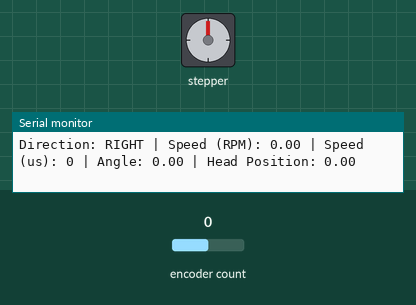
Bench run of a program on a simulated ESP32. On the bench: stepper motor, the last lines printed to the serial monitor. Wiring (inferred from the names in the program): stepper motor driver (400 steps per turn assumed): step GPIO 15; direction GPIO 2; enable GPIO 4. Inputs (shaded band) come from the test bench; at power-on: encoder count 0.

Above: at 2.2 s.
2.3 s: encoder count set to -1
At 2.45 s:
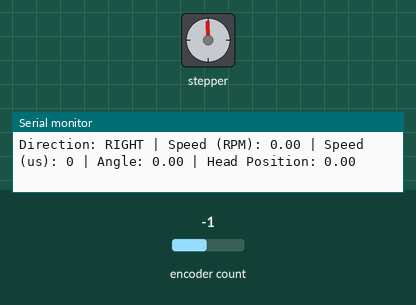
At 3.05 s:
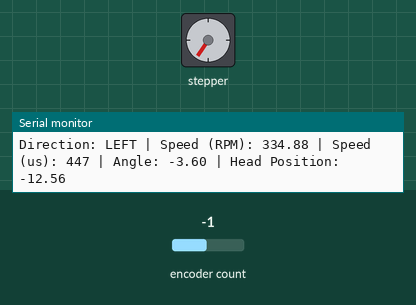
5.3 s: encoder count set to -2
8.3 s: encoder count set to -3
At 9.6 s:
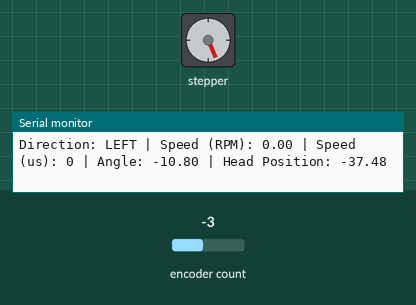
Timing chart, 0 to 11.3 s (numbered marks = the images above; inputs shaded):
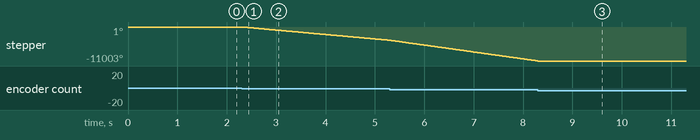

Measured:
- after the input at 2.3 s, stepper: keeps turning counter-clockwise at about 1437°/s, starting at once
- after the input at 8.3 s, stepper: stops changing and stays -11003°

The program:

main.cpp
```cpp
#include <Arduino.h>
#include <Encoder.h>
#include <esp32-hal-gpio.h>
#include <math.h>

// Define the pins connected to the encoder
#define ENCODER_PIN_A 5
#define ENCODER_PIN_B 19

// Define the pins connected to the stepper driver
#define PUL_PIN 15  // Pulse pin (D15 on Mega or A1 on Uno)
#define DIR_PIN 2   // Direction pin (D2)
#define ENA_PIN 4   // Enable pin (D4)

#define LEFT 1
#define RIGHT 2

// Constants
const int steps_per_rev = 400;
const float max_rpm = 800;
const int max_angle = 30;
const float rod_length = 200.0;  // Length of the rod in mm

unsigned long lastPrintTime = 0;

class MotorController {
public:
    MotorController(int pulPin, int dirPin, int enaPin)
        : pulPin(pulPin), dirPin(dirPin), enaPin(enaPin), currentDirection(LEFT), speed_us(5000) {}

    void setup() {
        pinMode(pulPin, OUTPUT);
        pinMode(dirPin, OUTPUT);
        pinMode(enaPin, OUTPUT);
        digitalWrite(enaPin, LOW); // Enable driver
    }

    void setDirection(int dir) {
        if (dir == LEFT) {
            digitalWrite(dirPin, LOW);
        } else {
            digitalWrite(dirPin, HIGH);
        }
        currentDirection = dir;
    }

    void step() {
        if (speed_us > 0) {
            digitalWrite(pulPin, HIGH);
            delayMicroseconds(speed_us / 2);
            digitalWrite(pulPin, LOW);
            delayMicroseconds(speed_us / 2);
        }
    }

    void setSpeed(int speed_us) {
        this->speed_us = speed_us;
    }

    int getCurrentDirection() const {
        return currentDirection;
    }

private:
    int pulPin;
    int dirPin;
    int enaPin;
    int currentDirection;
    int speed_us;
};

class EncoderReader {
public:
    EncoderReader(int stepsPerRev)
        : stepsPerRev(stepsPerRev), encoder(nullptr) {
    }

    ~EncoderReader() {
        delete encoder;
    }

    void setup(int pinA, int pinB) {
        encoder = new Encoder(pinA, pinB);
        encoder->write(0);
    }

    float getAngle() {
        long position = encoder->read();
        float angle = (position % stepsPerRev) * (360.0 / stepsPerRev);
        return angle;
    }

private:
    Encoder* encoder;
    const int stepsPerRev;
};

MotorController motor(PUL_PIN, DIR_PIN, ENA_PIN);
EncoderReader encoder(steps_per_rev);

void setup() {
    Serial.begin(115200);
    delay(1000);

    motor.setup();
    encoder.setup(ENCODER_PIN_A, ENCODER_PIN_B);

    // Debug prints to check pin definitions
    Serial.print("Encoder Pin A: ");
    Serial.println(ENCODER_PIN_A);
    Serial.print("Encoder Pin B: ");
    Serial.println(ENCODER_PIN_B);

    // Install the GPIO ISR service if not already installed
    // if (gpio_install_isr_service(ESP_INTR_FLAG_IRAM) != ESP_OK) {
    //   Serial.println("Failed to install GPIO ISR service");
    // }

    // Check if the encoder object is initialized correctly
    // if (encoder->read() == 0) {
    //   Serial.println("Encoder initialized successfully");
    // } else {
    //   Serial.println("Encoder initialization failed");
    // }

}

void loop() {
    float angle = encoder.getAngle();
    float head_position = rod_length * sin(radians(angle));  // Calculate the head position of the rod
    float speed_rpm;

    if (abs(head_position) > max_angle) {
        speed_rpm = 0;
    } else {
        speed_rpm = max_rpm * (abs(head_position) / max_angle);
    }

    // Convert RPM to microseconds per step
    long speed_us = ( 0.0 < speed_rpm && speed_rpm < max_rpm ) ? (60.0 * 1000000.0 / (speed_rpm * steps_per_rev)) : 0;

    motor.setSpeed(speed_us);

    if (head_position < 0) {
        motor.setDirection(LEFT);
    } else {
        motor.setDirection(RIGHT);
    }

    motor.step();

    // Print direction, speed (RPM), and angle every second
    unsigned long currentTime = millis();
    if (currentTime - lastPrintTime >= 1000) {
        Serial.print("Direction: ");
        Serial.print(motor.getCurrentDirection() == LEFT ? "LEFT" : "RIGHT");
        Serial.print(" | Speed (RPM): ");
        Serial.print(speed_rpm);
        Serial.print(" | Speed (us): ");
        Serial.print(speed_us);
        Serial.print(" | Angle: ");
        Serial.print(angle);
        Serial.print(" | Head Position: ");
        Serial.println(head_position);
        lastPrintTime = currentTime;
    }
}
```
